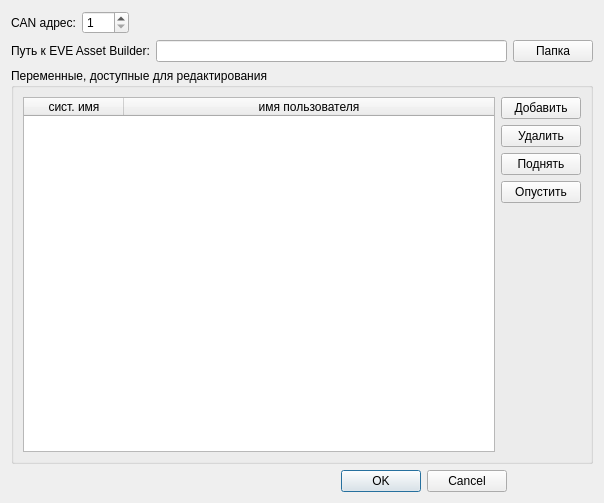
<?xml version="1.0" encoding="UTF-8"?>
<ui version="4.0">
 <class>DialogProjectConfig</class>
 <widget class="QDialog" name="DialogProjectConfig">
  <property name="geometry">
   <rect>
    <x>0</x>
    <y>0</y>
    <width>604</width>
    <height>503</height>
   </rect>
  </property>
  <property name="windowTitle">
   <string>Свойства проекта</string>
  </property>
  <layout class="QGridLayout" name="gridLayout">
   <item row="0" column="0">
    <widget class="QLabel" name="label">
     <property name="text">
      <string>CAN адрес:</string>
     </property>
    </widget>
   </item>
   <item row="0" column="1">
    <widget class="QSpinBox" name="spinBox">
     <property name="minimum">
      <number>1</number>
     </property>
     <property name="maximum">
      <number>255</number>
     </property>
    </widget>
   </item>
   <item row="1" column="0" colspan="3">
    <widget class="QLabel" name="label_2">
     <property name="text">
      <string>Путь к EVE Asset Builder:</string>
     </property>
    </widget>
   </item>
   <item row="1" column="3">
    <widget class="QLineEdit" name="lineEditEvePath">
     <property name="readOnly">
      <bool>true</bool>
     </property>
    </widget>
   </item>
   <item row="1" column="4">
    <widget class="QPushButton" name="pushButtonEvePath">
     <property name="text">
      <string>Папка</string>
     </property>
    </widget>
   </item>
   <item row="2" column="0" colspan="5">
    <widget class="QGroupBox" name="groupBox">
     <property name="title">
      <string>Переменные, доступные для редактирования</string>
     </property>
     <layout class="QGridLayout" name="gridLayout_2">
      <item row="0" column="0" rowspan="5">
       <widget class="QTableWidget" name="tableWidget">
        <attribute name="horizontalHeaderStretchLastSection">
         <bool>true</bool>
        </attribute>
        <attribute name="verticalHeaderStretchLastSection">
         <bool>false</bool>
        </attribute>
        <column>
         <property name="text">
          <string>сист. имя</string>
         </property>
        </column>
        <column>
         <property name="text">
          <string>имя пользователя</string>
         </property>
        </column>
       </widget>
      </item>
      <item row="0" column="1">
       <widget class="QPushButton" name="pushButtonAdd">
        <property name="text">
         <string>Добавить</string>
        </property>
       </widget>
      </item>
      <item row="1" column="1">
       <widget class="QPushButton" name="pushButtonDel">
        <property name="text">
         <string>Удалить</string>
        </property>
       </widget>
      </item>
      <item row="2" column="1">
       <widget class="QPushButton" name="pushButtonUp">
        <property name="text">
         <string>Поднять</string>
        </property>
       </widget>
      </item>
      <item row="3" column="1">
       <widget class="QPushButton" name="pushButtonDown">
        <property name="text">
         <string>Опустить</string>
        </property>
       </widget>
      </item>
      <item row="4" column="1">
       <spacer name="verticalSpacer">
        <property name="orientation">
         <enum>Qt::Vertical</enum>
        </property>
        <property name="sizeHint" stdset="0">
         <size>
          <width>20</width>
          <height>268</height>
         </size>
        </property>
       </spacer>
      </item>
     </layout>
    </widget>
   </item>
   <item row="3" column="2" colspan="2">
    <widget class="QDialogButtonBox" name="buttonBox">
     <property name="orientation">
      <enum>Qt::Horizontal</enum>
     </property>
     <property name="standardButtons">
      <set>QDialogButtonBox::Cancel|QDialogButtonBox::Ok</set>
     </property>
    </widget>
   </item>
  </layout>
 </widget>
 <resources/>
 <connections>
  <connection>
   <sender>buttonBox</sender>
   <signal>accepted()</signal>
   <receiver>DialogProjectConfig</receiver>
   <slot>accept()</slot>
   <hints>
    <hint type="sourcelabel">
     <x>248</x>
     <y>254</y>
    </hint>
    <hint type="destinationlabel">
     <x>157</x>
     <y>274</y>
    </hint>
   </hints>
  </connection>
  <connection>
   <sender>buttonBox</sender>
   <signal>rejected()</signal>
   <receiver>DialogProjectConfig</receiver>
   <slot>reject()</slot>
   <hints>
    <hint type="sourcelabel">
     <x>316</x>
     <y>260</y>
    </hint>
    <hint type="destinationlabel">
     <x>286</x>
     <y>274</y>
    </hint>
   </hints>
  </connection>
 </connections>
</ui>
